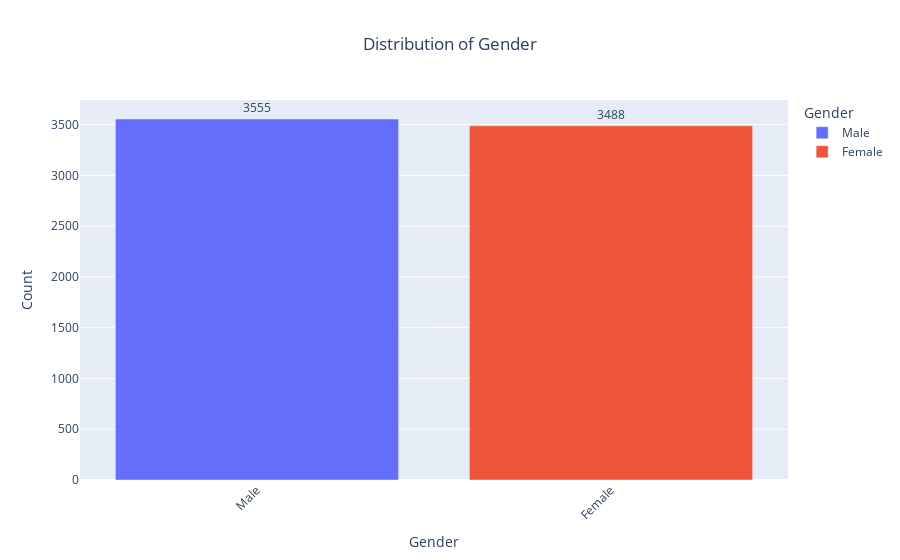
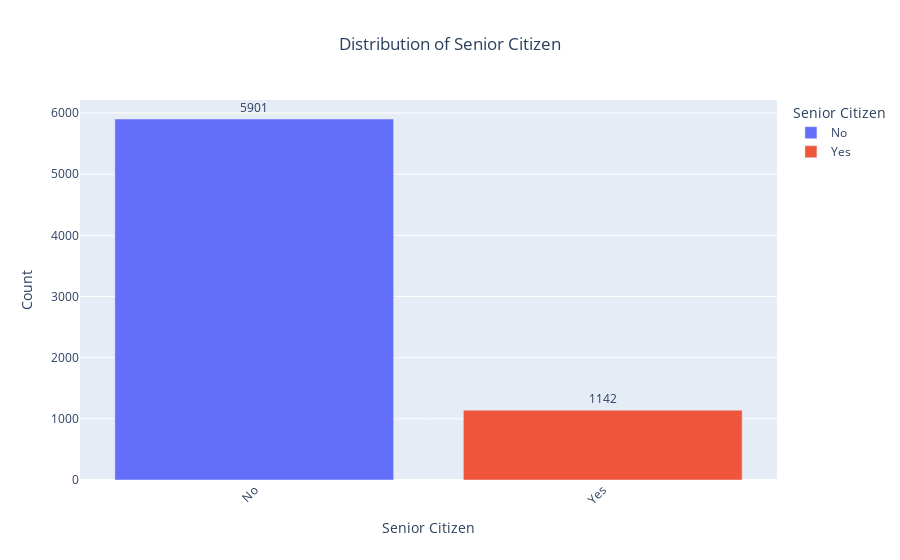
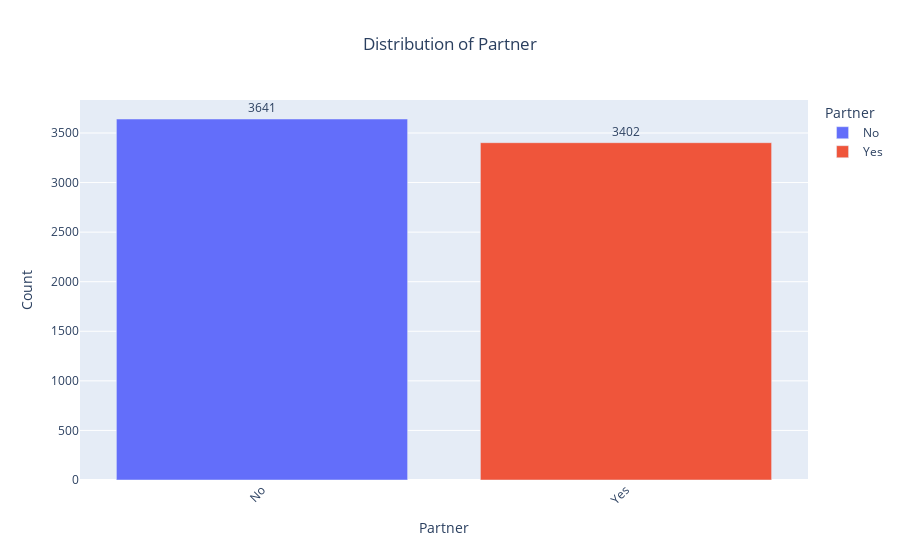
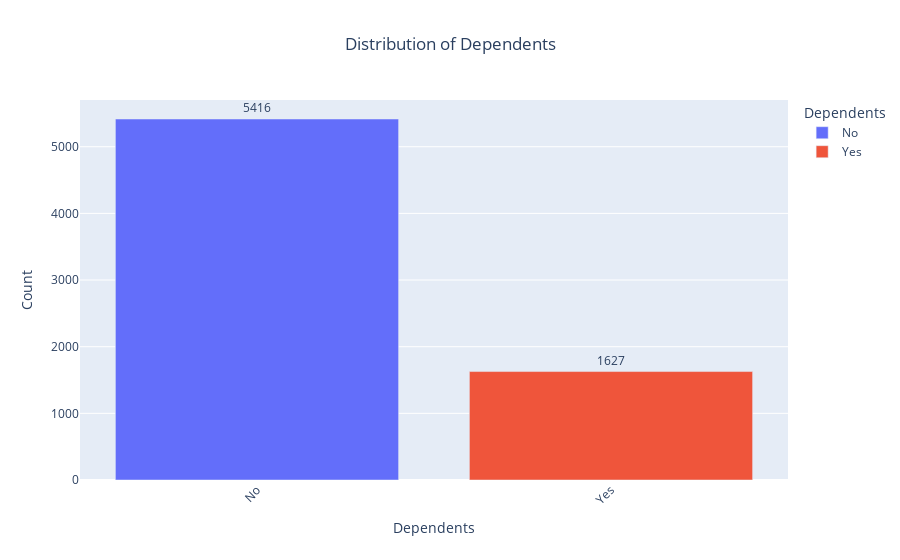

Notebook source saved alongside these figures, in order:
### Code cell
categorical_cols = categorical_cols.drop("Total Charges")
for col in categorical_cols:
    value_counts = df[col].value_counts().reset_index()
    value_counts.columns = [col, 'count']
    fig = px.bar(
        value_counts,
        x=col,
        y='count',
        title=f"Distribution of {col}",
        color=col,  # color by category, not count
        text='count'  # show count values on bars
    )
    
    fig.update_traces(
        texttemplate='%{text}', 
        textposition='outside'
    )
    
    fig.update_layout(
        xaxis_tickangle=-45,
        showlegend=True,
        uniformtext_minsize=8,
        uniformtext_mode='hide',
        yaxis_title='Count',
        xaxis_title=col,
        title_x=0.5
    )
    fig.show()

### Figure 1 — Plotly figure (JSON) as saved in the notebook; plotly's stock layout.template omitted (floating-point values rounded to 4 significant figures)
{"data": [{"hovertemplate": "Gender=%{x}<br>count=%{text}<extra></extra>", "legendgroup": "Male", "marker": {"color": "#636efa", "pattern": {"shape": ""}}, "name": "Male", "orientation": "v", "showlegend": true, "text": [3555.0], "textposition": "outside", "texttemplate": "%{text}", "type": "bar", "x": ["Male"], "xaxis": "x", "y": [3555], "yaxis": "y"}, {"hovertemplate": "Gender=%{x}<br>count=%{text}<extra></extra>", "legendgroup": "Female", "marker": {"color": "#EF553B", "pattern": {"shape": ""}}, "name": "Female", "orientation": "v", "showlegend": true, "text": [3488.0], "textposition": "outside", "texttemplate": "%{text}", "type": "bar", "x": ["Female"], "xaxis": "x", "y": [3488], "yaxis": "y"}], "layout": {"barmode": "relative", "legend": {"title": {"text": "Gender"}, "tracegroupgap": 0}, "showlegend": true, "title": {"text": "Distribution of Gender", "x": 0.5}, "uniformtext": {"minsize": 8, "mode": "hide"}, "xaxis": {"anchor": "y", "categoryarray": ["Male", "Female"], "categoryorder": "array", "domain": [0, 1], "tickangle": -45, "title": {"text": "Gender"}}, "yaxis": {"anchor": "x", "domain": [0, 1], "title": {"text": "Count"}}}}

### Figure 2 — Plotly figure (JSON) as saved in the notebook; plotly's stock layout.template omitted (floating-point values rounded to 4 significant figures)
{"data": [{"hovertemplate": "Senior Citizen=%{x}<br>count=%{text}<extra></extra>", "legendgroup": "No", "marker": {"color": "#636efa", "pattern": {"shape": ""}}, "name": "No", "orientation": "v", "showlegend": true, "text": [5901.0], "textposition": "outside", "texttemplate": "%{text}", "type": "bar", "x": ["No"], "xaxis": "x", "y": [5901], "yaxis": "y"}, {"hovertemplate": "Senior Citizen=%{x}<br>count=%{text}<extra></extra>", "legendgroup": "Yes", "marker": {"color": "#EF553B", "pattern": {"shape": ""}}, "name": "Yes", "orientation": "v", "showlegend": true, "text": [1142.0], "textposition": "outside", "texttemplate": "%{text}", "type": "bar", "x": ["Yes"], "xaxis": "x", "y": [1142], "yaxis": "y"}], "layout": {"barmode": "relative", "legend": {"title": {"text": "Senior Citizen"}, "tracegroupgap": 0}, "showlegend": true, "title": {"text": "Distribution of Senior Citizen", "x": 0.5}, "uniformtext": {"minsize": 8, "mode": "hide"}, "xaxis": {"anchor": "y", "categoryarray": ["No", "Yes"], "categoryorder": "array", "domain": [0, 1], "tickangle": -45, "title": {"text": "Senior Citizen"}}, "yaxis": {"anchor": "x", "domain": [0, 1], "title": {"text": "Count"}}}}

### Figure 3 — Plotly figure (JSON) as saved in the notebook; plotly's stock layout.template omitted (floating-point values rounded to 4 significant figures)
{"data": [{"hovertemplate": "Partner=%{x}<br>count=%{text}<extra></extra>", "legendgroup": "No", "marker": {"color": "#636efa", "pattern": {"shape": ""}}, "name": "No", "orientation": "v", "showlegend": true, "text": [3641.0], "textposition": "outside", "texttemplate": "%{text}", "type": "bar", "x": ["No"], "xaxis": "x", "y": [3641], "yaxis": "y"}, {"hovertemplate": "Partner=%{x}<br>count=%{text}<extra></extra>", "legendgroup": "Yes", "marker": {"color": "#EF553B", "pattern": {"shape": ""}}, "name": "Yes", "orientation": "v", "showlegend": true, "text": [3402.0], "textposition": "outside", "texttemplate": "%{text}", "type": "bar", "x": ["Yes"], "xaxis": "x", "y": [3402], "yaxis": "y"}], "layout": {"barmode": "relative", "legend": {"title": {"text": "Partner"}, "tracegroupgap": 0}, "showlegend": true, "title": {"text": "Distribution of Partner", "x": 0.5}, "uniformtext": {"minsize": 8, "mode": "hide"}, "xaxis": {"anchor": "y", "categoryarray": ["No", "Yes"], "categoryorder": "array", "domain": [0, 1], "tickangle": -45, "title": {"text": "Partner"}}, "yaxis": {"anchor": "x", "domain": [0, 1], "title": {"text": "Count"}}}}

### Figure 4 — Plotly figure (JSON) as saved in the notebook; plotly's stock layout.template omitted (floating-point values rounded to 4 significant figures)
{"data": [{"hovertemplate": "Dependents=%{x}<br>count=%{text}<extra></extra>", "legendgroup": "No", "marker": {"color": "#636efa", "pattern": {"shape": ""}}, "name": "No", "orientation": "v", "showlegend": true, "text": [5416.0], "textposition": "outside", "texttemplate": "%{text}", "type": "bar", "x": ["No"], "xaxis": "x", "y": [5416], "yaxis": "y"}, {"hovertemplate": "Dependents=%{x}<br>count=%{text}<extra></extra>", "legendgroup": "Yes", "marker": {"color": "#EF553B", "pattern": {"shape": ""}}, "name": "Yes", "orientation": "v", "showlegend": true, "text": [1627.0], "textposition": "outside", "texttemplate": "%{text}", "type": "bar", "x": ["Yes"], "xaxis": "x", "y": [1627], "yaxis": "y"}], "layout": {"barmode": "relative", "legend": {"title": {"text": "Dependents"}, "tracegroupgap": 0}, "showlegend": true, "title": {"text": "Distribution of Dependents", "x": 0.5}, "uniformtext": {"minsize": 8, "mode": "hide"}, "xaxis": {"anchor": "y", "categoryarray": ["No", "Yes"], "categoryorder": "array", "domain": [0, 1], "tickangle": -45, "title": {"text": "Dependents"}}, "yaxis": {"anchor": "x", "domain": [0, 1], "title": {"text": "Count"}}}}
